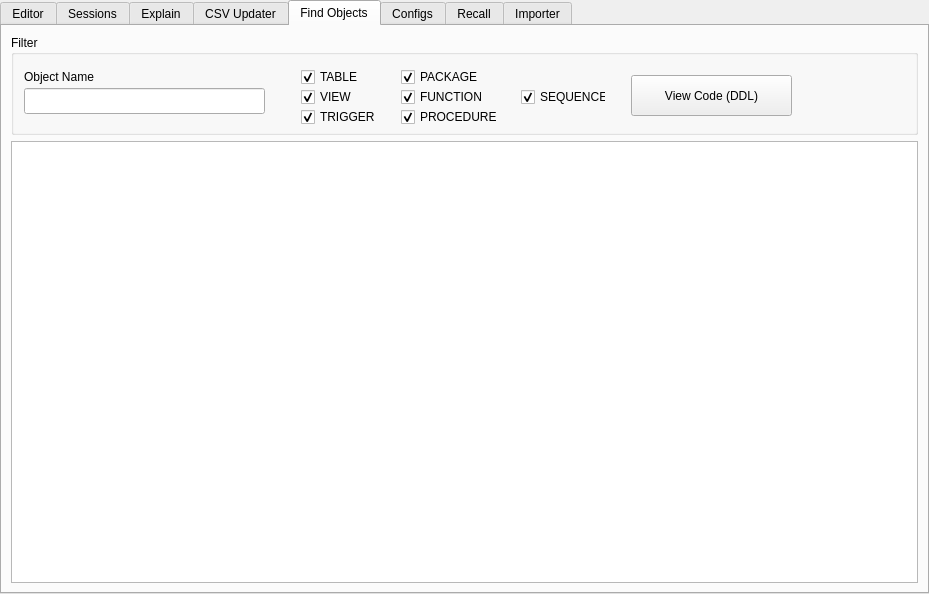
<?xml version="1.0" encoding="UTF-8"?>
<ui version="4.0">
 <class>d_editor</class>
 <widget class="QDialog" name="d_editor">
  <property name="geometry">
   <rect>
    <x>0</x>
    <y>0</y>
    <width>929</width>
    <height>594</height>
   </rect>
  </property>
  <property name="windowTitle">
   <string>Dialog</string>
  </property>
  <property name="modal">
   <bool>true</bool>
  </property>
  <layout class="QVBoxLayout" name="verticalLayout_10">
   <property name="spacing">
    <number>0</number>
   </property>
   <property name="leftMargin">
    <number>0</number>
   </property>
   <property name="topMargin">
    <number>0</number>
   </property>
   <property name="rightMargin">
    <number>0</number>
   </property>
   <property name="bottomMargin">
    <number>0</number>
   </property>
   <item>
    <widget class="QTabWidget" name="tabWidget">
     <property name="currentIndex">
      <number>4</number>
     </property>
     <widget class="QWidget" name="tab_editor">
      <attribute name="title">
       <string>Editor</string>
      </attribute>
      <layout class="QVBoxLayout" name="verticalLayout">
       <property name="spacing">
        <number>6</number>
       </property>
       <property name="leftMargin">
        <number>9</number>
       </property>
       <property name="topMargin">
        <number>9</number>
       </property>
       <property name="rightMargin">
        <number>9</number>
       </property>
       <property name="bottomMargin">
        <number>9</number>
       </property>
       <item>
        <widget class="QPlainTextEdit" name="mem_editor"/>
       </item>
      </layout>
     </widget>
     <widget class="QWidget" name="tab_session">
      <attribute name="title">
       <string>Sessions</string>
      </attribute>
      <layout class="QVBoxLayout">
       <property name="spacing">
        <number>6</number>
       </property>
       <property name="leftMargin">
        <number>9</number>
       </property>
       <property name="topMargin">
        <number>9</number>
       </property>
       <property name="rightMargin">
        <number>9</number>
       </property>
       <property name="bottomMargin">
        <number>9</number>
       </property>
       <item>
        <widget class="QFrame" name="frame">
         <property name="minimumSize">
          <size>
           <width>0</width>
           <height>30</height>
          </size>
         </property>
         <property name="frameShape">
          <enum>QFrame::Box</enum>
         </property>
         <property name="frameShadow">
          <enum>QFrame::Raised</enum>
         </property>
         <layout class="QHBoxLayout" name="horizontalLayout">
          <property name="spacing">
           <number>0</number>
          </property>
          <property name="leftMargin">
           <number>0</number>
          </property>
          <property name="topMargin">
           <number>0</number>
          </property>
          <property name="rightMargin">
           <number>0</number>
          </property>
          <property name="bottomMargin">
           <number>0</number>
          </property>
          <item>
           <widget class="QPushButton" name="bt_sessions_exec">
            <property name="text">
             <string>view</string>
            </property>
           </widget>
          </item>
          <item>
           <widget class="QComboBox" name="cbo_sessions">
            <item>
             <property name="text">
              <string>ACTIVE</string>
             </property>
            </item>
            <item>
             <property name="text">
              <string>INACTIVE</string>
             </property>
            </item>
            <item>
             <property name="text">
              <string>%</string>
             </property>
            </item>
           </widget>
          </item>
          <item>
           <spacer name="horizontalSpacer">
            <property name="orientation">
             <enum>Qt::Horizontal</enum>
            </property>
            <property name="sizeHint" stdset="0">
             <size>
              <width>40</width>
              <height>20</height>
             </size>
            </property>
           </spacer>
          </item>
         </layout>
        </widget>
       </item>
       <item>
        <widget class="QTreeWidget" name="tree_sessions">
         <property name="alternatingRowColors">
          <bool>true</bool>
         </property>
         <column>
          <property name="text">
           <string notr="true">1</string>
          </property>
         </column>
        </widget>
       </item>
       <item>
        <widget class="QPlainTextEdit" name="mem_sessions"/>
       </item>
      </layout>
     </widget>
     <widget class="QWidget" name="tab_explain">
      <attribute name="title">
       <string>Explain</string>
      </attribute>
      <layout class="QVBoxLayout" name="verticalLayout_4">
       <property name="spacing">
        <number>6</number>
       </property>
       <property name="leftMargin">
        <number>9</number>
       </property>
       <property name="topMargin">
        <number>9</number>
       </property>
       <property name="rightMargin">
        <number>9</number>
       </property>
       <property name="bottomMargin">
        <number>9</number>
       </property>
       <item>
        <widget class="QFrame" name="frame_3">
         <property name="minimumSize">
          <size>
           <width>0</width>
           <height>30</height>
          </size>
         </property>
         <property name="frameShape">
          <enum>QFrame::Box</enum>
         </property>
         <property name="frameShadow">
          <enum>QFrame::Raised</enum>
         </property>
         <widget class="QPushButton" name="bt_explain">
          <property name="geometry">
           <rect>
            <x>1</x>
            <y>2</y>
            <width>80</width>
            <height>26</height>
           </rect>
          </property>
          <property name="text">
           <string>Run</string>
          </property>
         </widget>
        </widget>
       </item>
       <item>
        <widget class="QPlainTextEdit" name="mem_explain"/>
       </item>
       <item>
        <widget class="QTreeWidget" name="tree_explain">
         <property name="columnCount">
          <number>7</number>
         </property>
         <column>
          <property name="text">
           <string notr="true">1</string>
          </property>
         </column>
         <column>
          <property name="text">
           <string notr="true">2</string>
          </property>
         </column>
         <column>
          <property name="text">
           <string notr="true">3</string>
          </property>
         </column>
         <column>
          <property name="text">
           <string notr="true">4</string>
          </property>
         </column>
         <column>
          <property name="text">
           <string notr="true">5</string>
          </property>
         </column>
         <column>
          <property name="text">
           <string notr="true">6</string>
          </property>
         </column>
         <column>
          <property name="text">
           <string notr="true">7</string>
          </property>
         </column>
        </widget>
       </item>
      </layout>
     </widget>
     <widget class="QWidget" name="tab_csv_updater">
      <attribute name="title">
       <string>CSV Updater</string>
      </attribute>
      <layout class="QVBoxLayout" name="verticalLayout_5">
       <property name="spacing">
        <number>6</number>
       </property>
       <item>
        <widget class="QGroupBox" name="groupBox_5">
         <property name="minimumSize">
          <size>
           <width>0</width>
           <height>100</height>
          </size>
         </property>
         <property name="maximumSize">
          <size>
           <width>16777215</width>
           <height>100</height>
          </size>
         </property>
         <property name="title">
          <string>Options</string>
         </property>
         <widget class="QPushButton" name="bt_csv_of">
          <property name="geometry">
           <rect>
            <x>596</x>
            <y>64</y>
            <width>32</width>
            <height>26</height>
           </rect>
          </property>
          <property name="maximumSize">
           <size>
            <width>32</width>
            <height>16777215</height>
           </size>
          </property>
          <property name="text">
           <string>...</string>
          </property>
         </widget>
         <widget class="QPushButton" name="bt_csv_populate">
          <property name="geometry">
           <rect>
            <x>12</x>
            <y>32</y>
            <width>100</width>
            <height>26</height>
           </rect>
          </property>
          <property name="maximumSize">
           <size>
            <width>100</width>
            <height>16777215</height>
           </size>
          </property>
          <property name="text">
           <string>Populate</string>
          </property>
         </widget>
         <widget class="QCheckBox" name="chk_csv">
          <property name="geometry">
           <rect>
            <x>118</x>
            <y>33</y>
            <width>510</width>
            <height>24</height>
           </rect>
          </property>
          <property name="text">
           <string>First Line = Titles</string>
          </property>
         </widget>
         <widget class="QLineEdit" name="edt_csv_file">
          <property name="geometry">
           <rect>
            <x>12</x>
            <y>64</y>
            <width>578</width>
            <height>26</height>
           </rect>
          </property>
         </widget>
        </widget>
       </item>
       <item>
        <widget class="QFrame" name="frame_5">
         <property name="frameShape">
          <enum>QFrame::StyledPanel</enum>
         </property>
         <property name="frameShadow">
          <enum>QFrame::Raised</enum>
         </property>
         <layout class="QHBoxLayout" name="horizontalLayout_3">
          <item>
           <widget class="QSplitter" name="splitter">
            <property name="orientation">
             <enum>Qt::Horizontal</enum>
            </property>
            <widget class="QTableWidget" name="grid_csv">
             <property name="minimumSize">
              <size>
               <width>300</width>
               <height>0</height>
              </size>
             </property>
             <property name="maximumSize">
              <size>
               <width>300</width>
               <height>16777215</height>
              </size>
             </property>
             <property name="alternatingRowColors">
              <bool>true</bool>
             </property>
             <property name="columnCount">
              <number>1</number>
             </property>
             <column/>
            </widget>
            <widget class="QPlainTextEdit" name="mem_csv">
             <property name="font">
              <font>
               <family>Monospace</family>
              </font>
             </property>
             <property name="lineWrapMode">
              <enum>QPlainTextEdit::NoWrap</enum>
             </property>
             <property name="backgroundVisible">
              <bool>false</bool>
             </property>
            </widget>
           </widget>
          </item>
         </layout>
        </widget>
       </item>
      </layout>
     </widget>
     <widget class="QWidget" name="tab_find_objects">
      <attribute name="title">
       <string>Find Objects</string>
      </attribute>
      <layout class="QVBoxLayout" name="verticalLayout_3">
       <property name="spacing">
        <number>6</number>
       </property>
       <property name="leftMargin">
        <number>9</number>
       </property>
       <property name="topMargin">
        <number>9</number>
       </property>
       <property name="rightMargin">
        <number>9</number>
       </property>
       <property name="bottomMargin">
        <number>9</number>
       </property>
       <item>
        <widget class="QGroupBox" name="groupBox_4">
         <property name="minimumSize">
          <size>
           <width>0</width>
           <height>100</height>
          </size>
         </property>
         <property name="maximumSize">
          <size>
           <width>16777215</width>
           <height>100</height>
          </size>
         </property>
         <property name="title">
          <string>Filter</string>
         </property>
         <widget class="QCheckBox" name="chk_obj_table">
          <property name="geometry">
           <rect>
            <x>290</x>
            <y>30</y>
            <width>85</width>
            <height>24</height>
           </rect>
          </property>
          <property name="text">
           <string>TABLE</string>
          </property>
          <property name="checked">
           <bool>true</bool>
          </property>
         </widget>
         <widget class="QCheckBox" name="chk_obj_view">
          <property name="geometry">
           <rect>
            <x>290</x>
            <y>50</y>
            <width>85</width>
            <height>24</height>
           </rect>
          </property>
          <property name="text">
           <string>VIEW</string>
          </property>
          <property name="checked">
           <bool>true</bool>
          </property>
         </widget>
         <widget class="QCheckBox" name="chk_obj_package">
          <property name="geometry">
           <rect>
            <x>390</x>
            <y>30</y>
            <width>85</width>
            <height>24</height>
           </rect>
          </property>
          <property name="text">
           <string>PACKAGE</string>
          </property>
          <property name="checked">
           <bool>true</bool>
          </property>
         </widget>
         <widget class="QCheckBox" name="chk_obj_trigger">
          <property name="geometry">
           <rect>
            <x>290</x>
            <y>70</y>
            <width>85</width>
            <height>24</height>
           </rect>
          </property>
          <property name="text">
           <string>TRIGGER</string>
          </property>
          <property name="checked">
           <bool>true</bool>
          </property>
         </widget>
         <widget class="QCheckBox" name="chk_obj_procedure">
          <property name="geometry">
           <rect>
            <x>390</x>
            <y>70</y>
            <width>131</width>
            <height>24</height>
           </rect>
          </property>
          <property name="text">
           <string>PROCEDURE</string>
          </property>
          <property name="checked">
           <bool>true</bool>
          </property>
         </widget>
         <widget class="QCheckBox" name="chk_obj_funcion">
          <property name="geometry">
           <rect>
            <x>390</x>
            <y>50</y>
            <width>85</width>
            <height>24</height>
           </rect>
          </property>
          <property name="text">
           <string>FUNCTION</string>
          </property>
          <property name="checked">
           <bool>true</bool>
          </property>
         </widget>
         <widget class="QLineEdit" name="edt_objetos">
          <property name="geometry">
           <rect>
            <x>13</x>
            <y>53</y>
            <width>241</width>
            <height>26</height>
           </rect>
          </property>
         </widget>
         <widget class="QLabel" name="label_3">
          <property name="geometry">
           <rect>
            <x>13</x>
            <y>33</y>
            <width>91</width>
            <height>18</height>
           </rect>
          </property>
          <property name="text">
           <string>Object Name</string>
          </property>
         </widget>
         <widget class="QPushButton" name="bt_obj_viewcode">
          <property name="geometry">
           <rect>
            <x>620</x>
            <y>40</y>
            <width>161</width>
            <height>41</height>
           </rect>
          </property>
          <property name="text">
           <string>View Code (DDL)</string>
          </property>
         </widget>
         <widget class="QCheckBox" name="chk_obj_sequence">
          <property name="geometry">
           <rect>
            <x>510</x>
            <y>50</y>
            <width>85</width>
            <height>24</height>
           </rect>
          </property>
          <property name="text">
           <string>SEQUENCE</string>
          </property>
          <property name="checked">
           <bool>true</bool>
          </property>
         </widget>
        </widget>
       </item>
       <item>
        <widget class="QTableWidget" name="grid_objetos">
         <property name="alternatingRowColors">
          <bool>true</bool>
         </property>
        </widget>
       </item>
      </layout>
     </widget>
     <widget class="QWidget" name="tab_config">
      <attribute name="title">
       <string>Configs</string>
      </attribute>
      <layout class="QVBoxLayout" name="verticalLayout_2">
       <item>
        <widget class="QGroupBox" name="groupBox_3">
         <property name="minimumSize">
          <size>
           <width>0</width>
           <height>200</height>
          </size>
         </property>
         <property name="maximumSize">
          <size>
           <width>16777215</width>
           <height>200</height>
          </size>
         </property>
         <property name="title">
          <string> Configs</string>
         </property>
         <widget class="QLabel" name="label">
          <property name="geometry">
           <rect>
            <x>20</x>
            <y>30</y>
            <width>121</width>
            <height>18</height>
           </rect>
          </property>
          <property name="text">
           <string>Oracle Home</string>
          </property>
         </widget>
         <widget class="QLineEdit" name="edt_cfg_oracle_dir">
          <property name="geometry">
           <rect>
            <x>20</x>
            <y>50</y>
            <width>231</width>
            <height>26</height>
           </rect>
          </property>
         </widget>
         <widget class="QCheckBox" name="chk_cfg_dark_mode">
          <property name="geometry">
           <rect>
            <x>280</x>
            <y>50</y>
            <width>151</width>
            <height>24</height>
           </rect>
          </property>
          <property name="text">
           <string>Themed Dark Mode</string>
          </property>
         </widget>
         <widget class="QLabel" name="label_2">
          <property name="geometry">
           <rect>
            <x>20</x>
            <y>80</y>
            <width>161</width>
            <height>18</height>
           </rect>
          </property>
          <property name="text">
           <string>Templates Directory</string>
          </property>
         </widget>
         <widget class="QLineEdit" name="edt_cfg_template_dir">
          <property name="geometry">
           <rect>
            <x>20</x>
            <y>100</y>
            <width>231</width>
            <height>26</height>
           </rect>
          </property>
         </widget>
         <widget class="QCheckBox" name="chk_cfg_run_user">
          <property name="geometry">
           <rect>
            <x>280</x>
            <y>70</y>
            <width>191</width>
            <height>24</height>
           </rect>
          </property>
          <property name="text">
           <string>Default &quot;Run User&quot; </string>
          </property>
         </widget>
         <widget class="QPushButton" name="bt_cfg_salvar">
          <property name="geometry">
           <rect>
            <x>280</x>
            <y>130</y>
            <width>151</width>
            <height>41</height>
           </rect>
          </property>
          <property name="text">
           <string>Save Configs</string>
          </property>
         </widget>
         <widget class="QLabel" name="label_5">
          <property name="geometry">
           <rect>
            <x>20</x>
            <y>130</y>
            <width>161</width>
            <height>18</height>
           </rect>
          </property>
          <property name="text">
           <string>Outputs Directory</string>
          </property>
         </widget>
         <widget class="QLineEdit" name="edt_cfg_output_dir">
          <property name="geometry">
           <rect>
            <x>20</x>
            <y>150</y>
            <width>231</width>
            <height>26</height>
           </rect>
          </property>
         </widget>
        </widget>
       </item>
       <item>
        <widget class="QGroupBox" name="groupBox">
         <property name="minimumSize">
          <size>
           <width>0</width>
           <height>0</height>
          </size>
         </property>
         <property name="maximumSize">
          <size>
           <width>16777215</width>
           <height>16777215</height>
          </size>
         </property>
         <property name="title">
          <string>TNS</string>
         </property>
         <property name="flat">
          <bool>false</bool>
         </property>
         <layout class="QVBoxLayout" name="verticalLayout_7">
          <property name="spacing">
           <number>0</number>
          </property>
          <property name="leftMargin">
           <number>0</number>
          </property>
          <property name="topMargin">
           <number>0</number>
          </property>
          <property name="rightMargin">
           <number>0</number>
          </property>
          <property name="bottomMargin">
           <number>0</number>
          </property>
          <item>
           <widget class="QTabWidget" name="tabWidget_2">
            <property name="currentIndex">
             <number>0</number>
            </property>
            <widget class="QWidget" name="tab_cfg_services_names">
             <attribute name="title">
              <string>Services Names/SIDs</string>
             </attribute>
             <layout class="QVBoxLayout" name="verticalLayout_8">
              <item>
               <widget class="QPlainTextEdit" name="mem_cfg_tns">
                <property name="font">
                 <font>
                  <family>Monospace</family>
                  <pointsize>10</pointsize>
                 </font>
                </property>
                <property name="lineWrapMode">
                 <enum>QPlainTextEdit::NoWrap</enum>
                </property>
               </widget>
              </item>
             </layout>
            </widget>
            <widget class="QWidget" name="tab_cfg_users_saved">
             <attribute name="title">
              <string>Saved Users</string>
             </attribute>
             <layout class="QVBoxLayout" name="verticalLayout_9">
              <item>
               <widget class="QPlainTextEdit" name="mem_cfg_tns_saved">
                <property name="font">
                 <font>
                  <family>Monospace</family>
                  <pointsize>10</pointsize>
                 </font>
                </property>
                <property name="lineWrapMode">
                 <enum>QPlainTextEdit::NoWrap</enum>
                </property>
               </widget>
              </item>
             </layout>
            </widget>
           </widget>
          </item>
         </layout>
        </widget>
       </item>
      </layout>
     </widget>
     <widget class="QWidget" name="tab_recall">
      <attribute name="title">
       <string>Recall</string>
      </attribute>
      <layout class="QVBoxLayout" name="verticalLayout_6">
       <item>
        <widget class="QGroupBox" name="groupBox_6">
         <property name="minimumSize">
          <size>
           <width>0</width>
           <height>100</height>
          </size>
         </property>
         <property name="maximumSize">
          <size>
           <width>16777215</width>
           <height>100</height>
          </size>
         </property>
         <property name="title">
          <string>Filter Query</string>
         </property>
         <widget class="QLabel" name="label_4">
          <property name="geometry">
           <rect>
            <x>160</x>
            <y>30</y>
            <width>81</width>
            <height>18</height>
           </rect>
          </property>
          <property name="text">
           <string>type text:</string>
          </property>
         </widget>
         <widget class="QLineEdit" name="edt_recall">
          <property name="geometry">
           <rect>
            <x>160</x>
            <y>50</y>
            <width>301</width>
            <height>26</height>
           </rect>
          </property>
          <property name="text">
           <string>%</string>
          </property>
         </widget>
         <widget class="QLabel" name="label_6">
          <property name="geometry">
           <rect>
            <x>10</x>
            <y>30</y>
            <width>81</width>
            <height>18</height>
           </rect>
          </property>
          <property name="text">
           <string>database:</string>
          </property>
         </widget>
         <widget class="QLineEdit" name="edt_recall_database">
          <property name="geometry">
           <rect>
            <x>10</x>
            <y>50</y>
            <width>131</width>
            <height>26</height>
           </rect>
          </property>
          <property name="text">
           <string>%</string>
          </property>
         </widget>
        </widget>
       </item>
       <item>
        <widget class="QTableWidget" name="grid_recall">
         <property name="alternatingRowColors">
          <bool>true</bool>
         </property>
         <property name="wordWrap">
          <bool>false</bool>
         </property>
         <column>
          <property name="text">
           <string>Date</string>
          </property>
         </column>
         <column>
          <property name="text">
           <string>Database</string>
          </property>
         </column>
         <column>
          <property name="text">
           <string>SQL</string>
          </property>
         </column>
        </widget>
       </item>
       <item>
        <widget class="QPlainTextEdit" name="mem_recall"/>
       </item>
      </layout>
     </widget>
     <widget class="QWidget" name="tab_importer">
      <attribute name="title">
       <string>Importer</string>
      </attribute>
      <layout class="QVBoxLayout" name="verticalLayout_11">
       <item>
        <widget class="QGroupBox" name="groupBox_7">
         <property name="minimumSize">
          <size>
           <width>0</width>
           <height>100</height>
          </size>
         </property>
         <property name="maximumSize">
          <size>
           <width>16777215</width>
           <height>100</height>
          </size>
         </property>
         <property name="title">
          <string>Filter</string>
         </property>
        </widget>
       </item>
       <item>
        <widget class="QPlainTextEdit" name="mem_sessions_2"/>
       </item>
       <item>
        <widget class="QTableWidget" name="grid_objetos_2">
         <property name="alternatingRowColors">
          <bool>true</bool>
         </property>
        </widget>
       </item>
      </layout>
     </widget>
    </widget>
   </item>
  </layout>
 </widget>
 <resources/>
 <connections/>
</ui>
